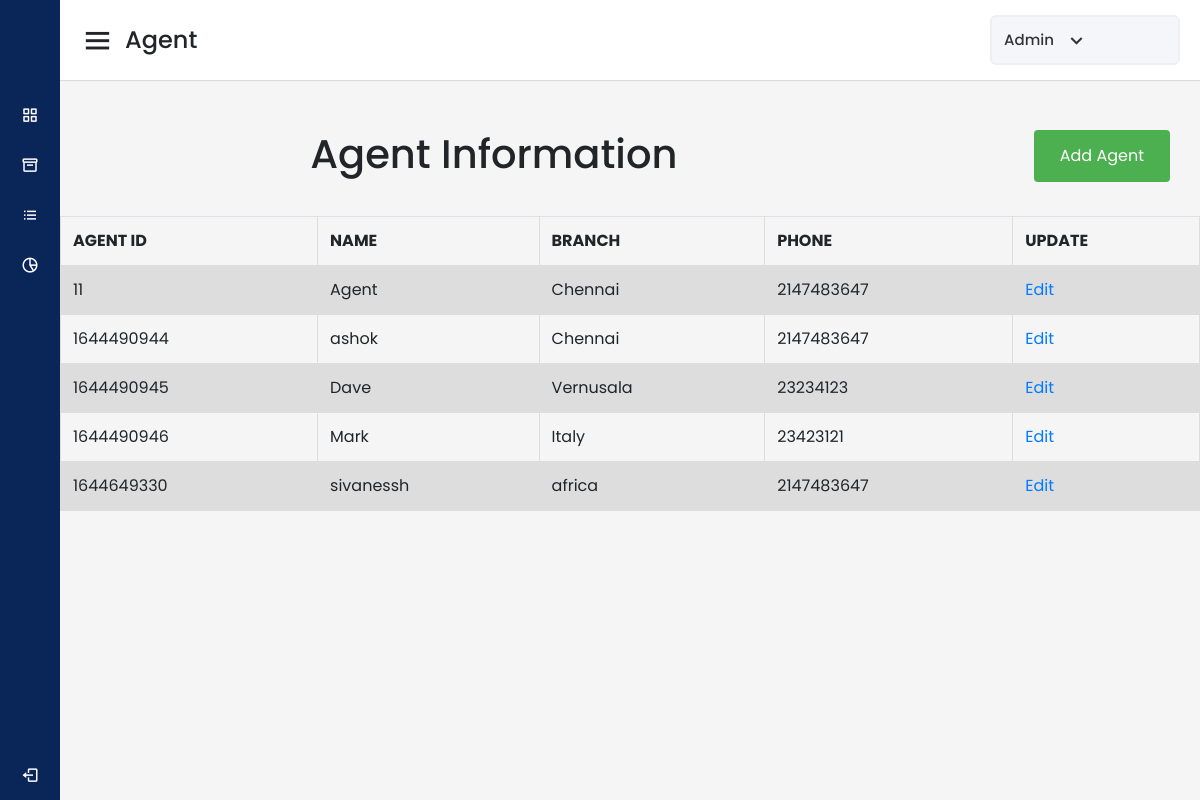
/admin/view_agent.php, run on the app's committed database.
### tables this page shows
CREATE TABLE `agent` (
  `agent_id` int(11) NOT NULL,
  `agent_password` varchar(30) NOT NULL,
  `name` varchar(50) NOT NULL,
  `branch` varchar(50) NOT NULL,
  `phone` int(11) NOT NULL
);

### connection.php (called while the page is built, shortened)
<?php
$username   = "root";
?>

### admin/view_agent.php (the view, shortened to what this page needs)
<?php include('includes/header.php'); ?>
<?php include('includes/sidebar.php'); ?>
<?php include "../connection.php"  ?>
<body>
  <section class="home-section">
    <nav>
      <div class="sidebar-button">
        <i class='bx bx-menu sidebarBtn'></i>
        <span class="dashboard">Agent</span>
      </div>
      <div class="profile-details">
        <span class="admin_name">Admin</span>
        <i class='bx bx-chevron-down' ></i>
      </div>
    </nav>
	<div id="page-wrapper">
			<div class="row">
				<div class="col-md-12">
					<h1 class="page-head-line">Agent Information
					<button class="btn" align="center">
					<a href="addAgent.php" class="btn">Add Agent</a>
					</button>
					</h1>
				</div>
			</div>
		<?php
			$sql = "SELECT agent_id,name,branch,phone FROM agent";
			$result = $conn->query($sql);
			echo "<table class=\"table\">\n";
    		echo "  <tr>\n";
    		echo "    <th>AGENT ID</th>\n";
    		echo "    <th>NAME</th>\n";
    		echo "    <th>BRANCH</th>\n";
    		echo "    <th>PHONE</th>\n";
			echo "    <th>UPDATE</th>\n";
    		echo "  </tr>";
			if ($result->num_rows > 0)
			{
				while($row = $result->fetch_assoc())
				{
					echo "<tr>\n";
					echo "    <td>".$row["agent_id"]."</td>\n";
					echo "    <td>".$row["name"]."</td>\n";
					echo "    <td>".$row["branch"]."</td>\n";
					echo "    <td>".$row["phone"]."</td>\n";
					if($row["agent_id"]== $username )
					{
						echo "<td>"."<a href='editAgent.php?agent_id=".$row["agent_id"]. "'>Edit</a>"."</td>\n";
					}else
					{
						echo "<td>"."<a class=\"dis\" href='editAgent.php?agent_id=".$row["agent_id"]. "'>Edit</a>"."</td>\n";
		    		}
				}
			}
		?>
		</div>
<?php include('includes/footer.php'); ?>

### admin/adminhome.css (style rules this page uses)
* { margin: 0; padding: 0; box-sizing: border-box; font-family: 'Poppins', sans-serif; }
.home-section { position: relative; background: #f5f5f5; min-height: 100vh; width: calc(100% - 240px); left: 240px; transition: all 0.5s ease; }
.home-section nav { display: flex; justify-content: space-between; height: 80px; background: #fff; display: flex; align-items: center; position: fixed; width: calc(100% - 240px); left: 240px; z-index: 100; padding: 0 20px; box-shadow: 0 1px 1px rgba(0, 0, 0, 0.1); transition: all 0.5s ease; }
.home-section nav .sidebar-button { display: flex; align-items: center; font-size: 24px; font-weight: 500; }
nav .sidebar-button i { font-size: 35px; margin-right: 10px; }
.home-section nav .profile-details { display: flex; align-items: center; background: #F5F6FA; border: 2px solid #EFEEF1; border-radius: 6px; height: 50px; min-width: 190px; padding: 0 15px 0 2px; }
nav .profile-details .admin_name { font-size: 15px; font-weight: 500; color: #333; margin: 0 10px; white-space: nowrap; }
nav .profile-details i { font-size: 25px; color: #333; }
@media (max-width: 1240px) { .home-section { width: calc(100% - 60px); left: 60px; } }
@media (max-width: 1240px) { .home-section nav { width: calc(100% - 60px); left: 60px; } }
table { font-family: arial, sans-serif; border-collapse: collapse; width: 100%; }
td, th { border: 1px solid #dddddd; text-align: left; padding: 8px; }
tr:nth-child(even) { background-color: #dddddd; }
.btn { color:royalblue border }
#page-wrapper { padding-top: 100px; }
.row { padding:30px; margin-left: 18%; }
.btn { background-color: #4CAF50; float: right; color:white; text-decoration:none; }

### admin/view_agent.php (style rules this page uses)
.row { padding:30px; margin-left: 18%; }
.btn { background-color: #4CAF50; float: right; color:white; text-decoration:none; }

### data on the page
agent: agent_id "11", name "Agent", branch "Chennai", phone "2147483647"
agent: agent_id "1644490944", name "ashok", branch "Chennai", phone "2147483647"
agent: agent_id "1644490945", name "Dave", branch "Vernusala", phone "23234123"
agent: agent_id "1644490946", name "Mark", branch "Italy", phone "23423121"
agent: agent_id "1644649330", name "sivanessh", branch "africa", phone "2147483647"
